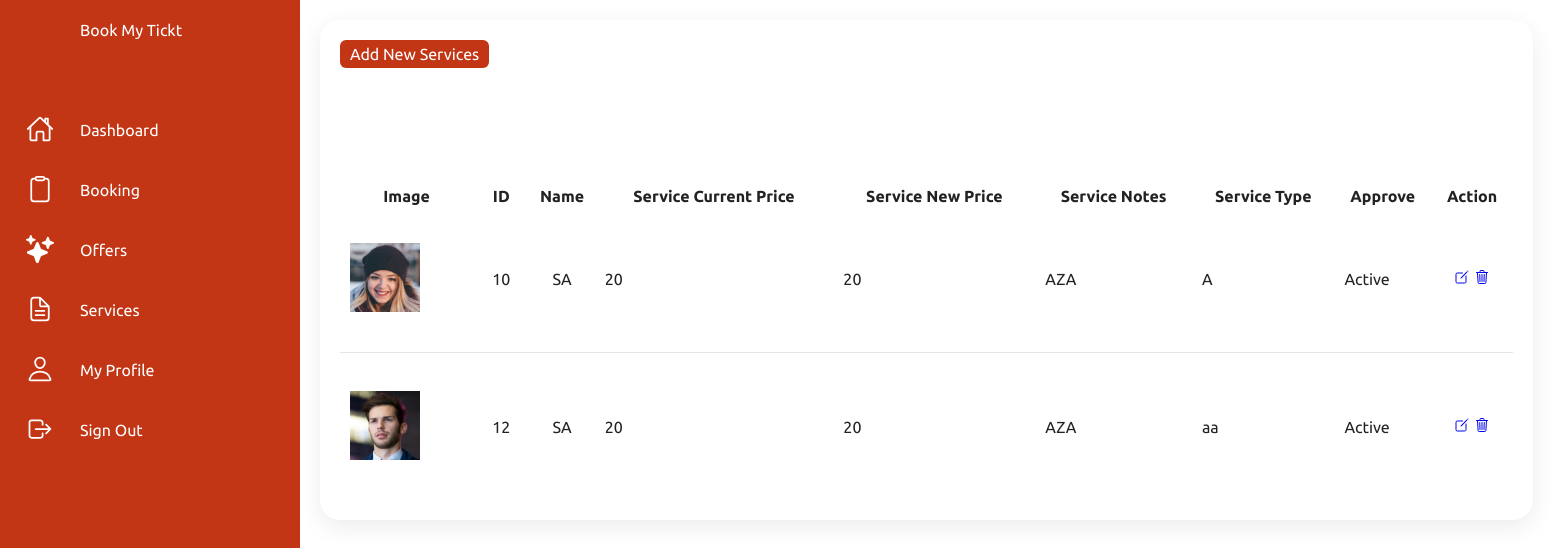
The app's page /offices/services.php (signed in) with its own data.
### tables this page shows
CREATE TABLE `services_table` (
  `service_id` int(11) NOT NULL,
  `service_name` varchar(65) NOT NULL,
  `service_image` varchar(255) NOT NULL,
  `service_current_price` varchar(35) NOT NULL,
  `service_new_price` float NOT NULL,
  `service_notes` text NOT NULL,
  `isavailable` tinyint(4) NOT NULL DEFAULT 1,
  `service_type` varchar(15) NOT NULL,
  `service_office` int(6) NOT NULL
);

### offices/services.php (the view, shortened to what this page needs)
<?php
include "db_conn.php";
$office_id = $_SESSION['office_id'];
?>
<!DOCTYPE html>
<html lang="en">
<head>
    <link rel="stylesheet" href="assets/css/style.css">
</head>
<body>
<?php
    include "navbar.php";
?>
<div class="main">
    <div class="details">
        <div class="recentOrders">
            <div class="cardHeader">
                <a href="services/add.php" class="btn">Add New Services</a>
            </div>
            <table>
                <thead>
                    <tr>
                        <th>Image</th>
                        <th>ID</th>
                        <th>Name</th>
                        <th>Service Current Price</th>
                        <th>Service New Price</th>
                        <th>Service Notes</th>
                        <th>Service Type</th>
                        <th>Approve</th>
                        <th>Action</th>
                    </tr>
                </thead>
                <tbody>
                <?php
                $sql = "SELECT * FROM `services_table` WHERE `service_office` = $office_id";
                $result = mysqli_query($conn, $sql);
                while ($row = mysqli_fetch_assoc($result)) {
                ?>
                    <tr>
                        <td><div class="imgBx"><img src="upload/services/<?php echo $row["service_image"]; ?>" width="70px"></div></td>
                        <td><?php echo $row["service_id"]; ?></td>
                        <td><?php echo $row["service_name"]; ?></td>
                        <td><?php echo $row["service_current_price"]; ?></td>
                        <td><?php echo $row["service_new_price"]; ?></td>
                        <td><?php echo $row["service_notes"]; ?></td>
                        <td><?php echo $row["service_type"]; ?></td>
                        <td><?php echo $row['isavailable'] == 1 ? 'Active' : 'Un Active'; ?></td>
                        <td>
                            <a href="services/edit.php?id=<?php echo $row["service_id"]; ?>"><ion-icon name="create-outline"></ion-icon></a>
                            <a href="services/delete.php?id=<?php echo $row["service_id"]; ?>"><ion-icon name="trash-outline"></ion-icon></a>
                        </td>
                    </tr>
                <?php
                }
                ?>
                </tbody>
            </table>
        </div>
    </div>
</div>
</body>
</html>

### offices/assets/css/style.css (style rules this page uses)
* { font-family: "Ubuntu", sans-serif; margin: 0; padding: 0; box-sizing: border-box; }
:root { --blue: #c23616; --white: #fff; --gray: #f5f5f5; --black1: #222; --black2: #999; }
body { min-height: 100vh; overflow-x: hidden; }
.main { position: absolute; width: calc(100% - 300px); left: 300px; min-height: 100vh; background: var(--white); transition: 0.5s; }
.details { position: relative; width: 150%; padding: 20px; display: grid; grid-template-columns: 2fr 1fr; grid-gap: 30px; }
.details .recentOrders { position: relative; display: grid; min-height: 500px; background: var(--white); padding: 20px; box-shadow: 0 7px 25px rgba(0, 0, 0, 0.08); border-radius: 20px; }
.details .cardHeader { display: flex; justify-content: space-between; align-items: flex-start; }
.cardHeader .btn { position: relative; padding: 5px 10px; background: var(--blue); text-decoration: none; color: var(--white); border-radius: 6px; }
.details table { width: 100%; border-collapse: collapse; margin-top: 10px; }
.details .recentOrders table tr { color: var(--black1); border-bottom: 1px solid rgba(0, 0, 0, 0.1); }
.details .recentOrders table tr:last-child { border-bottom: none; }
.details .recentOrders table tr td { padding: 10px; }
.details .recentOrders table tr td:last-child { text-align: center; }
.details .recentOrders table tr td:nth-child(2) { text-align: center; }
.details .recentOrders table tr td:nth-child(3) { text-align: center; }

### records on screen
services_table: service_image (picture), service_id "10", service_name "SA", service_current_price "20", service_new_price "20", service_notes "AZA", service_type "A", isavailable "Active"
services_table: service_image (picture), service_id "12", service_name "SA", service_current_price "20", service_new_price "20", service_notes "AZA", service_type "aa", isavailable "Active"
